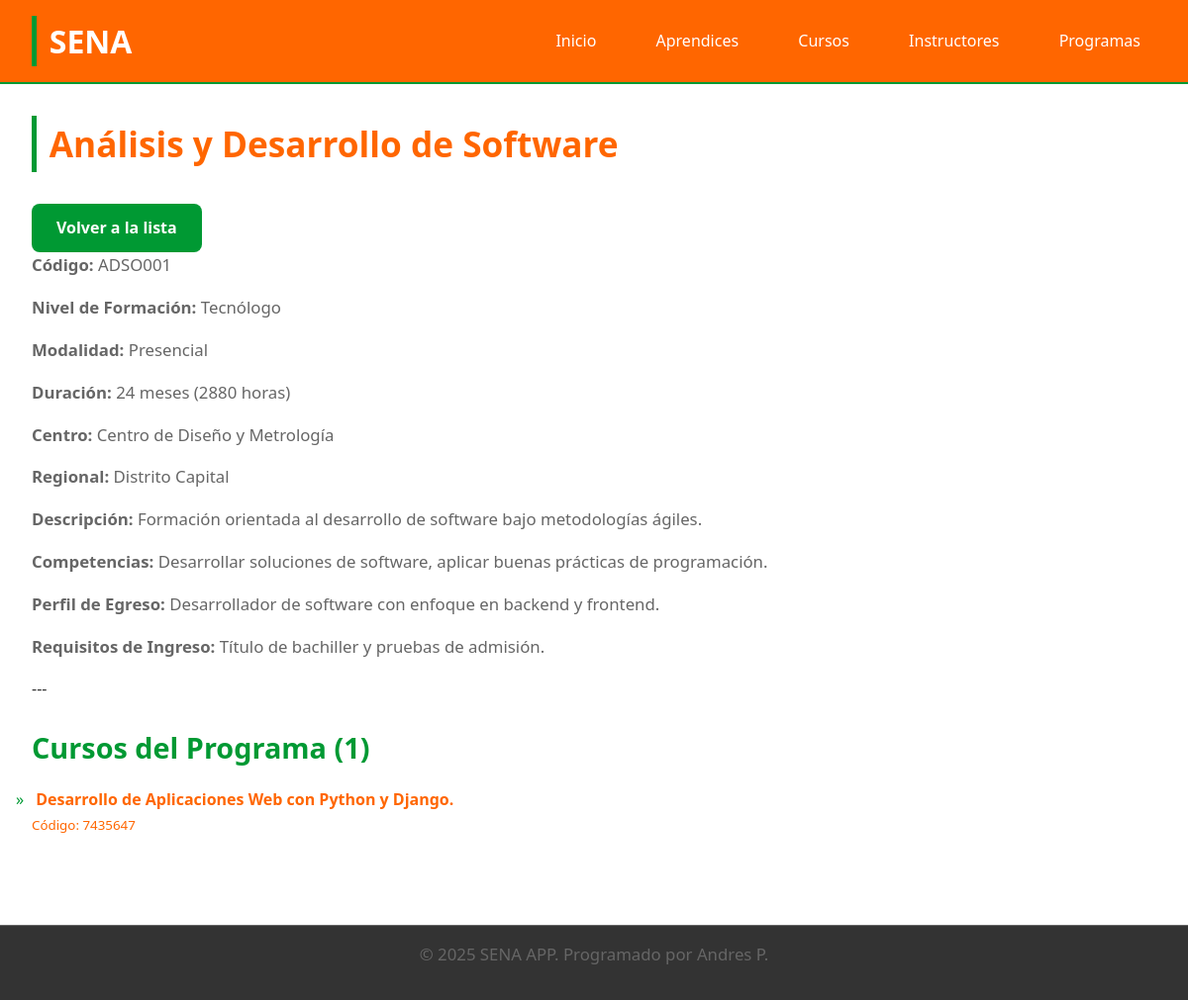
Page /programas/programas/programa/2/ on the committed database.
### programas/models.py (models this page shows, shortened)
class Programa(models.Model):
    NIVEL_FORMACION_CHOICES = [
        ("AUX", "Auxiliar"),
        ("OPE", "Operario"),
        ("TEC", "Técnico"),
        ("TGL", "Tecnólogo"),
        ("ESP", "Especialización Tecnológica"),
        ("COM", "Complementario"),
    ]
    MODALIDAD_CHOICES = [
        ("PRE", "Presencial"),
        ("VIR", "Virtual"),
        ("MIX", "Mixta"),
    ]
    ESTADO_CHOICES = [
        ("ACT", "Activo"),
        ("INA", "Inactivo"),
        ("SUS", "Suspendido"),
        ("CAN", "Cancelado"),
    ]
    codigo = models.IntegerField(unique=True, verbose_name="Código del Programa")
    nombre = models.CharField(max_length=200, verbose_name="Nombre del Programa")
    nivel_formacion = models.CharField(
        max_length=3, choices=NIVEL_FORMACION_CHOICES, verbose_name="Nivel de Formación"
    )
    modalidad = models.CharField(
        max_length=3, choices=MODALIDAD_CHOICES, default="PRE", verbose_name="Modalidad"
    )
    duracion_meses = models.PositiveIntegerField(verbose_name="Duración en Meses")
    duracion_horas = models.PositiveIntegerField(verbose_name="Duración en Horas")
    descripcion = models.TextField(verbose_name="Descripción del Programa")
    competencias = models.TextField(verbose_name="Competencias a Desarrollar")
    perfil_egreso = models.TextField(verbose_name="Perfil de Egreso")
    requisitos_ingreso = models.TextField(verbose_name="Requisitos de Ingreso")
    centro_formacion = models.CharField(
        max_length=200, verbose_name="Centro de Formación"
    )
    regional = models.CharField(max_length=100, verbose_name="Regional")
    estado = models.CharField(
        max_length=3, choices=ESTADO_CHOICES, default="ACT", verbose_name="Estado"
    )
    fecha_creacion = models.DateField(verbose_name="Fecha de Creación del Programa")
    class Meta:
        verbose_name = "Programa de Formación"
        verbose_name_plural = "Programas de Formación"
        ordering = ["nombre"]

### aprendices/models.py (models this page shows, shortened)
class Curso(models.Model):
    ESTADO_CHOICES = [
        ("PRO", "Programado"),
        ("INI", "Iniciado"),
        ("EJE", "En Ejecución"),
        ("FIN", "Finalizado"),
        ("CAN", "Cancelado"),
        ("SUS", "Suspendido"),
    ]
    codigo = models.CharField(
        max_length=30, unique=True, verbose_name="Código del Curso"
    )
    nombre = models.CharField(max_length=200, verbose_name="Nombre del Curso")
    programa = models.ForeignKey(
        Programa, # Usamos el modelo directamente porque ya está importado
        on_delete=models.CASCADE,
        verbose_name="Programa de Formación",
    )
    instructor_coordinador = models.ForeignKey(
        Instructor, # Usamos el modelo directamente porque ya está importado
        on_delete=models.CASCADE,
        related_name="cursos_coordinados",
        verbose_name="Instructor Coordinador",
    )
    instructores = models.ManyToManyField(
        Instructor, # Usamos el modelo directamente porque ya está importado
        through="InstructorCurso",
        related_name="cursos_impartidos",
        verbose_name="Instructores",
    )
    aprendices = models.ManyToManyField(
        Aprendiz,
        through="AprendizCurso",
        related_name="cursos",
        verbose_name="Aprendices",
    )
    fecha_inicio = models.DateField(verbose_name="Fecha de Inicio")
    fecha_fin = models.DateField(verbose_name="Fecha de Finalización")
    horario = models.CharField(max_length=100, verbose_name="Horario")
    aula = models.CharField(max_length=50, verbose_name="Aula/Ambiente")
    cupos_maximos = models.PositiveIntegerField(verbose_name="Cupos Máximos")
    estado = models.CharField(
        max_length=3,
        choices=ESTADO_CHOICES,
        default="PRO",
        verbose_name="Estado del Curso",
    )
    observaciones = models.TextField(
        blank=True, null=True, verbose_name="Observaciones"
    )
    fecha_registro = models.DateTimeField(
        auto_now_add=True, verbose_name="Fecha de Registro"
    )
    class Meta:
        verbose_name = "Curso"
        verbose_name_plural = "Cursos"
        ordering = ["-fecha_inicio"]

### programas/views.py (the view)
def detalle_programa(request, programa_id):
    programa = get_object_or_404(Programa, id=programa_id)
    cursos = programa.curso_set.all().order_by("-fecha_inicio")
    context = {
        "programa": programa,
        "cursos": cursos,
    }
    return render(request, "detalle_programa.html", context)

### programas/templates/detalle_programa.html (shortened to what this page needs)
{% extends 'base.html' %}
{% block content %}
    <h1>{{ programa.nombre }}</h1>
    <div class="section-header">
        <a href="{% url 'programas:lista_programas' %}" class="btn">Volver a la lista</a>
    </div>
    <div class="info-section">
        <p><strong>Código:</strong> {{ programa.codigo }}</p>
        <p><strong>Nivel de Formación:</strong> {{ programa.get_nivel_formacion_display }}</p>
        <p><strong>Modalidad:</strong> {{ programa.get_modalidad_display }}</p>
        <p><strong>Duración:</strong> {{ programa.duracion_meses }} meses ({{ programa.duracion_horas }} horas)</p>
        <p><strong>Centro:</strong> {{ programa.centro_formacion }}</p>
        <p><strong>Regional:</strong> {{ programa.regional }}</p>
        {% if programa.descripcion %}
            <p><strong>Descripción:</strong> {{ programa.descripcion }}</p>
        {% endif %}
        {% if programa.competencias %}
            <p><strong>Competencias:</strong> {{ programa.competencias }}</p>
        {% endif %}
        {% if programa.perfil_egreso %}
            <p><strong>Perfil de Egreso:</strong> {{ programa.perfil_egreso }}</p>
        {% endif %}
        {% if programa.requisitos_ingreso %}
            <p><strong>Requisitos de Ingreso:</strong> {{ programa.requisitos_ingreso }}</p>
        {% endif %}
    </div>
    ---
    <h2>Cursos del Programa ({{ cursos|length }})</h2>
    {% if cursos %}
        <ul class="course-list">
            {% for curso in cursos %}
            <li>
                <a href="{% url 'aprendices:detalle_curso' curso.id %}">
                    <strong>{{ curso.nombre }}</strong><br>
                    <small>Código: {{ curso.codigo }}</small>
                </a>
            </li>
            {% endfor %}
        </ul>
    {% else %}
        <p>Este programa aún no tiene cursos asociados.</p>
    {% endif %}
{% endblock %}

### aprendices/Templates/base.html (style rules this page uses)
:root { --sena-orange: #FF6600; --sena-green: #009933; --sena-blue-dark: #004d40; --sena-blue-light: #e0f2f7; --sena-gray: #333333; --sena-light-gray: #666666; --sena-white: #FFFFFF; }
* { margin: 0; padding: 0; box-sizing: border-box; font-family: 'Segoe UI', Tahoma, Geneva, Verdana, sans-serif; }
body { background-color: var(--sena-white); color: var(--sena-gray); line-height: 1.6; }
h1 { font-size: 2.2rem; color: var(--sena-orange); margin-bottom: 1.5rem; border-left: 5px solid var(--sena-green); padding-left: 0.8rem; }
h2 { font-size: 1.8rem; color: var(--sena-green); margin-top: 1.5rem; margin-bottom: 1rem; font-weight: 600; }
p { margin-bottom: 1rem; font-size: 1.05rem; color: var(--sena-light-gray); }
ul { list-style: none; margin-bottom: 1.5rem; padding-left: 0; }
li::before { content: "»"; color: var(--sena-green); display: inline-block; width: 1em; margin-left: -1em; }
li { margin-bottom: 0.5rem; color: var(--sena-gray); }
a { color: var(--sena-orange); text-decoration: none; transition: color 0.3s; }
.btn { display: inline-block; padding: 0.4rem 0.9rem; background-color: var(--sena-green); color: var(--sena-white); border-radius: 4px; text-decoration: none; font-weight: bold; font-size: 0.9rem; transition: background-color 0.3s ease; }
.section-header { display: flex; justify-content: space-between; align-items: center; margin-top: 2rem; }
.btn { padding: 12px 25px; border: none; border-radius: 8px; cursor: pointer; font-size: 1em; font-weight: bold; text-decoration: none; display: inline-block; text-align: center; transition: background-color 0.3s ease, transform 0.2s ease; }

### rows in the picture
Programa: nombre "Análisis y Desarrollo de Software", codigo "ADSO001", nivel_formacion "Tecnólogo", modalidad "Presencial", duracion_meses "24", duracion_horas "2880", centro_formacion "Centro de Diseño y Metrología", regional "Distrito Capital", descripcion "Formación orientada al desarrollo de software bajo metodologías ágiles.", competencias "Desarrollar soluciones de software, aplicar buenas prácticas de programación.", perfil_egreso "Desarrollador de software con enfoque en backend y frontend.", requisitos_ingreso "Título de bachiller y pruebas de admisión."
Curso: nombre "Desarrollo de Aplicaciones Web con Python y Django.", codigo "7435647"

### other values in the picture
{{ cursos|length }} "1"
